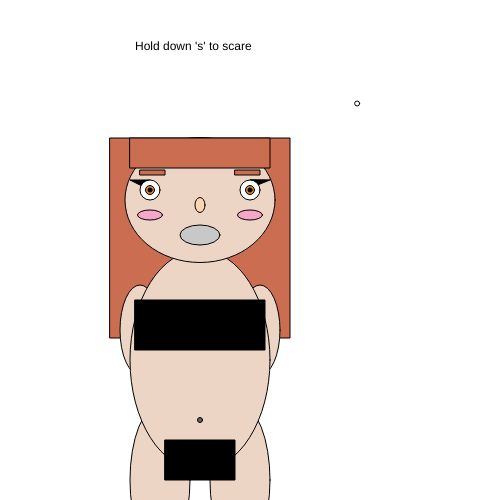
Frame 1 (no input)
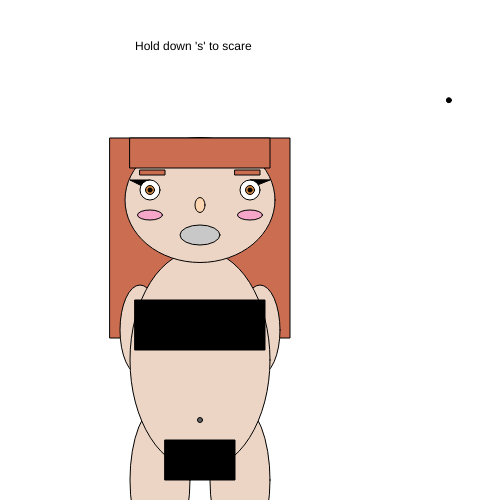
Frame 60 (no input)
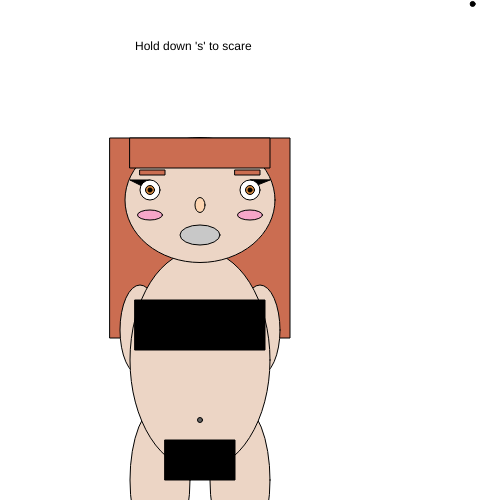
Frame 120 (the mouse pressed at the canvas centre since frame 60)

The p5.js sketch that drew these frames (run headless with seeded random() and noise() and a simulated clock; from frame 60 on, the mouse is pressed at the canvas centre):

// p5.js sketch
// ── sketch.js
// Maeve Potter, mp0000@bard.edu, no collaboration, it doesn't fully work and I don't know why.. In github, the canvas doesn't appear.
//We were trying to accomplish an increased sense of space within a webpage. Graphics are different from text in that it is a much more visual process.

    function setup() {
createCanvas(500, 500);
        
    }





function draw() {
    
background(255);
      text("Hold down 's' to scare", 135, 50);
 if (key == "s"){
     strokeWeight(random(4));
   }
  

    ellipse(random(0, width), 
          random(0, height), 5, 5);
 
   
    
  
  
  
    // hair
   fill(203, 109, 81);
   rect(110, 138, 180, 200);
    // legs
    fill(236, 213, 197);
ellipse(160, 480, 60, 150);
    ellipse(240, 480, 60, 150);
     // arms
    fill(236, 213, 197);
ellipse(140, 330, 40, 90);
    ellipse(260, 330, 40, 90);
    // body
fill(236, 213, 197);
       ellipse(200, 360, 140, 220);
    // head
    ellipse(200, 200, 150, 125);
    // mouth
       fill(200, 200, 200);
ellipse(200, 235, 40, 20);
    // nose
  fill(253, 213, 177);
 ellipse(200, 205, 10, 15);
    //button
    fill(100, 100, 100);
 ellipse(200, 420, 5, 5);
      // blush
  fill(246, 166, 201);
 ellipse(250, 215, 25, 10);
     ellipse(150, 215, 25, 10);
   // eyes
      fill(0, 0, 0);
    triangle(150, 190, 130, 180, 150, 180);
    fill(255, 255, 255);
ellipse(150, 190, 20, 20);
    fill(205,133,63);
    ellipse(150, 190, 9, 9);
    fill(0, 0, 0);
    ellipse(150, 190, 4, 4);
     fill(0, 0, 0);
    triangle(250, 180, 245, 190, 270, 180)
    fill(255, 255, 255);
ellipse(250, 190, 20, 20);
    fill(205,133,63);
    ellipse(250, 190, 9, 9);
    fill(0, 0, 0);
    ellipse(250, 190, 4, 4);
    // bangs
    
fill(203, 109, 81);
rect(130, 138, 140, 30);
    // brows
 rect(140, 170, 25, 5);
    rect(235, 170, 25, 5);
    //censor
    fill(0, 0, 0);
rect(135, 300, 130, 50);
    rect(165, 440, 70, 40);
     
}
